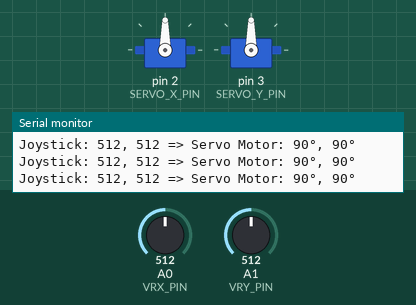
The program below on a simulated Arduino Uno, built with avr-gcc and run on an emulated ATmega328P. Parts: 2 × servo, the last lines printed to the serial monitor. The inputs (shaded band) are chosen by the test bench; at power-on: A0 (VRX_PIN) = 512, A1 (VRY_PIN) = 512.

Above: at 1.2 s.
1.3 s: A0 (VRX_PIN) set to 557
At 2.5 s:
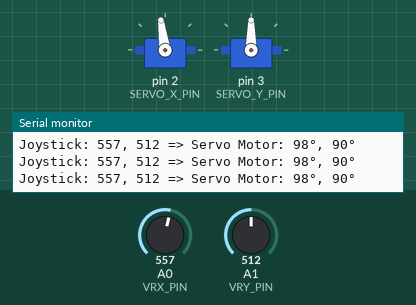
2.8 s: A0 (VRX_PIN) set to 583
At 3.2 s:
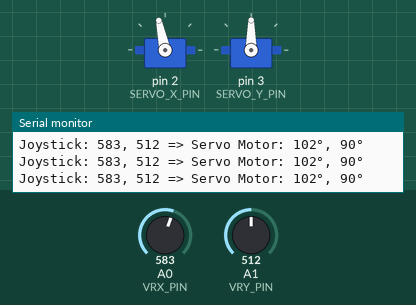
4.3 s: A1 (VRY_PIN) set to 560
At 5.5 s:
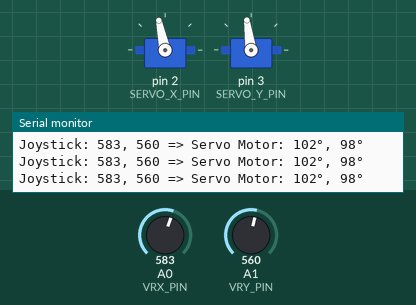
7.3 s: A1 (VRY_PIN) set to 581
At 8.5 s:
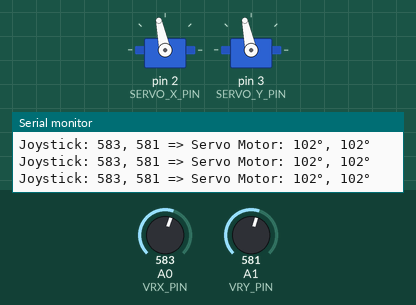
8.8 s: A0 (VRX_PIN) set to 992
At 9.8 s:
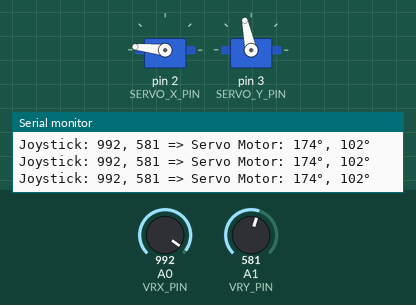
10.3 s: A0 (VRX_PIN) set to 1011
At 11.3 s:
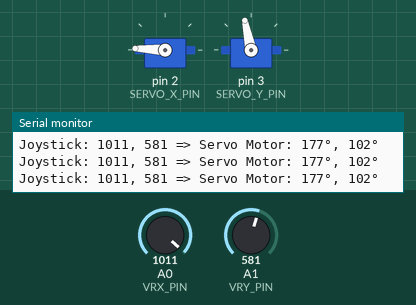
Timing chart, 0 to 13.3 s (numbered marks = the images above; inputs shaded):
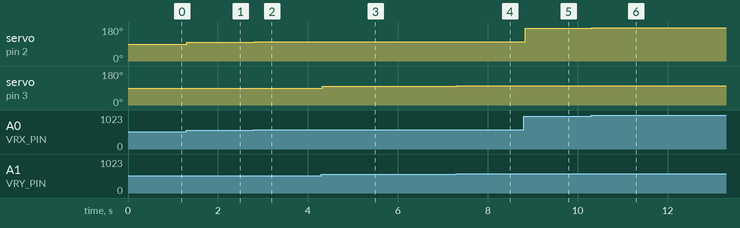

Measured:
- after the input at 1.3 s, servo on pin 2 (SERVO_X_PIN): 90° → 98° at once
- after the input at 2.8 s, servo on pin 2 (SERVO_X_PIN): 98° → 102° at once
- after the input at 4.3 s, servo on pin 3 (SERVO_Y_PIN): 90° → 98° at once
- after the input at 7.3 s, servo on pin 3 (SERVO_Y_PIN): 98° → 102° at once
- after the input at 8.8 s, servo on pin 2 (SERVO_X_PIN): 102° → 174° at once
- after the input at 10.3 s, servo on pin 2 (SERVO_X_PIN): 174° → 177° at once

The program:

main.cpp
```cpp
// #include <Arduino.h>
// #include <ezButton.h>
// #include <Servo.h>

// #define VRX_PIN A0 // arduino pin connected to vrx
// #define VRY_PIN A1 // arduiono pin connected to vry
// #define SW_PIN 7
// #define SERVO_X_PIN 2
// #define SERVO_Y_PIN 3

// #define COMMAND_NO 0x00
// #define COMMAND_LEFT 0x01
// #define COMMAND_RIGHT 0x02
// #define COMMAND_UP 0x04
// #define COMMAND_DOWN 0x08

// #define LEFT_THRESHOLD 400
// #define RIGHT_TRESHOLD 800
// #define UP_THRESHOLD 400
// #define DOWN_THRESHOLD 600

// #define UPDATE_INTERVAL 200 // 100ms

// Servo xServo;
// Servo yServo;
// ezButton button(SW_PIN);

// int xValue = 0;
// int yValue = 0;
// int xAngle = 90;
// int yAngle = 90;
// int command = COMMAND_NO;

// unsigned long lastUpdateTime = 0;

// void setup() {
//   // put your setup code here, to run once:
//   Serial.begin(9600);
//   xServo.attach(SERVO_X_PIN);
//   yServo.attach(SERVO_Y_PIN);
//   button.setDebounceTime(50);
// }

// void loop() {
//   // put your main code here, to run repeatedly:
//   button.loop();

//   if (millis() - lastUpdateTime > UPDATE_INTERVAL) {
//     lastUpdateTime = millis();

//     // read x and y vals
//     xValue = analogRead(VRX_PIN);
//     yValue = analogRead(VRY_PIN);

//     // convert the analog value to commands
//     // reset commands
//     command = COMMAND_NO;

//     // check left/right commands
//     if(xValue < LEFT_THRESHOLD)
//       command = command | COMMAND_LEFT;
//     else if (xValue > RIGHT_TRESHOLD)
//       command = command | COMMAND_RIGHT;

//     // check up/down commands
//     if (yValue < UP_THRESHOLD)
//       command = command | COMMAND_UP;
//     else if (yValue > DOWN_THRESHOLD)
//       command = command | COMMAND_DOWN;

//     // NOTE: AT A TIME, THERE MAY BE NO COMMAND, ONE COMMAND OR TWO COMMANDS

//     // print command to serial and process command
//     if (command & COMMAND_LEFT) {
//       Serial.println("COMMAND RIGHT");
//       xAngle -= 10;
//     }

//     if (command & COMMAND_RIGHT) {
//       Serial.println("COMMAND RIGHT");
//       xAngle += 10;
//     }

//     if (command & COMMAND_UP) {
//       Serial.println("COMMAND UP");
//       yAngle -= 10;
//     }

//     if (command & COMMAND_DOWN) {
//       Serial.println("COMMAND DOWN");
//       yAngle += 10;
//     }
//   // }

//   if (button.isPressed()) {
//     Serial.println("button pressed");
//     xAngle = 90;  // back to center
//     yAngle = 90;  // back to center
//   }
// }
//   xServo.write(xAngle);   // rotate servo motor 1
//   yServo.write(yAngle);   // rotate servo motor 2

//   // Serial.print(F("Servo Motor angle: "));
//   Serial.print(xValue);
//   Serial.print(F(", "));
//   Serial.print(yValue);
//   Serial.print(F(" => Servo Motor: "));
//   Serial.print(xAngle);
//   Serial.print(F(", "));
//   Serial.println(yAngle);
// }

#include <Arduino.h>
#include <Servo.h>

#define VRX_PIN      A0 // Arduino pin connected to VRX pin
#define VRY_PIN      A1 // Arduino pin connected to VRY pin
#define SERVO_X_PIN  2  // Arduino pin connected to Servo motor 1
#define SERVO_Y_PIN  3  // Arduino pin connected to Servo motor 2

Servo xServo;  // create servo object to control a servo 1
Servo yServo;  // create servo object to control a servo 2

void setup() {
  Serial.begin(9600) ;
  xServo.attach(SERVO_X_PIN);
  yServo.attach(SERVO_Y_PIN);
}

void loop() {
  // read analog X and Y analog values
  int xValue = analogRead(VRX_PIN);
  int yValue = analogRead(VRY_PIN);

  int xAngle = map(xValue, 0, 1023, 0, 180); // scale it to the servo's angle (0 to 180)
  int yAngle = map(yValue, 0, 1023, 0, 180); // scale it to the servo's angle (0 to 180)

  xServo.write(xAngle); // rotate servo motor 1
  yServo.write(yAngle); // rotate servo motor 2

  // print data to Serial Monitor on Arduino IDE
  Serial.print("Joystick: ");
  Serial.print(xValue);
  Serial.print(", ");
  Serial.print(yValue);
  Serial.print(" => Servo Motor: ");
  Serial.print(xAngle);
  Serial.print("°, ");
  Serial.print(yAngle);
  Serial.println("°");
}
```
